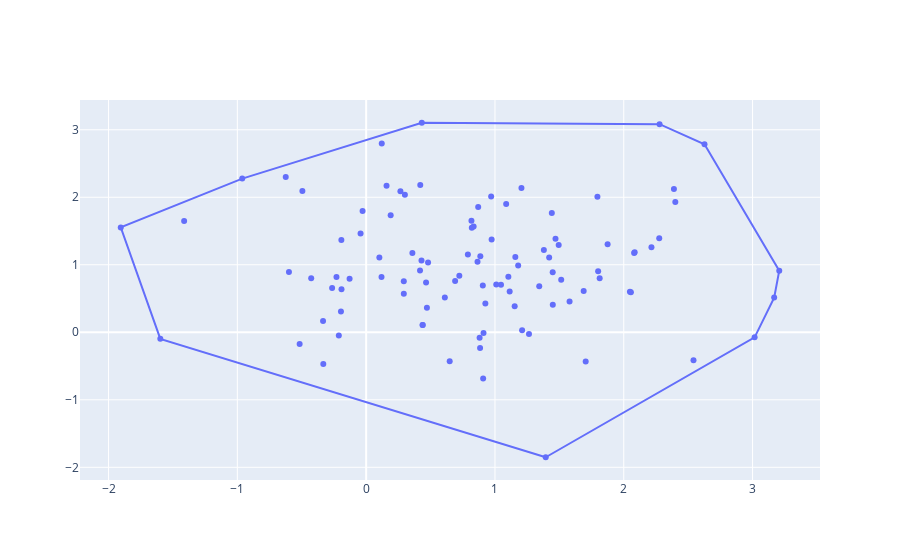
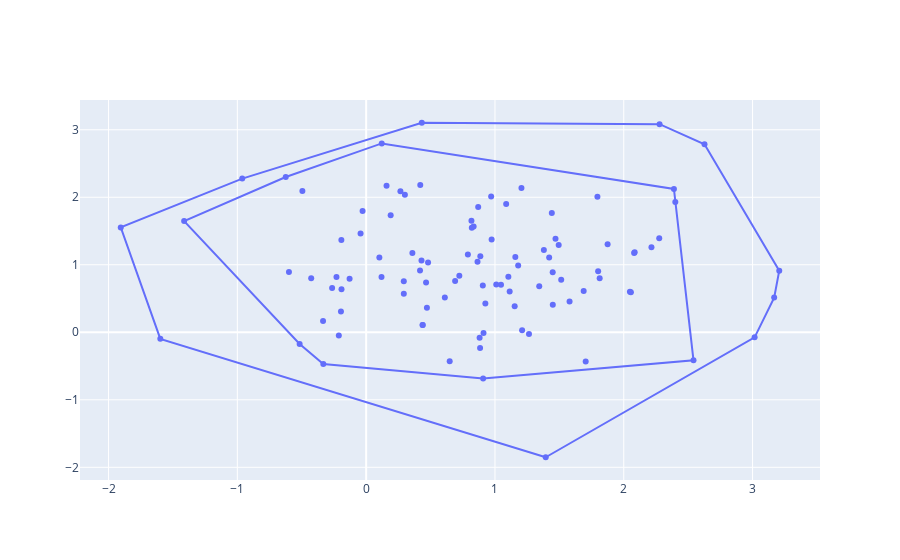

Write notebook code for charts like these, in order.
### Code cell
box = Box(dimension=2, size=1, distribution='Gauss', points_number=100)
box.find_convex()
box.collect_convex(show=True)
box.drop_convex()
box.find_convex()
box.collect_convex(show=True)
